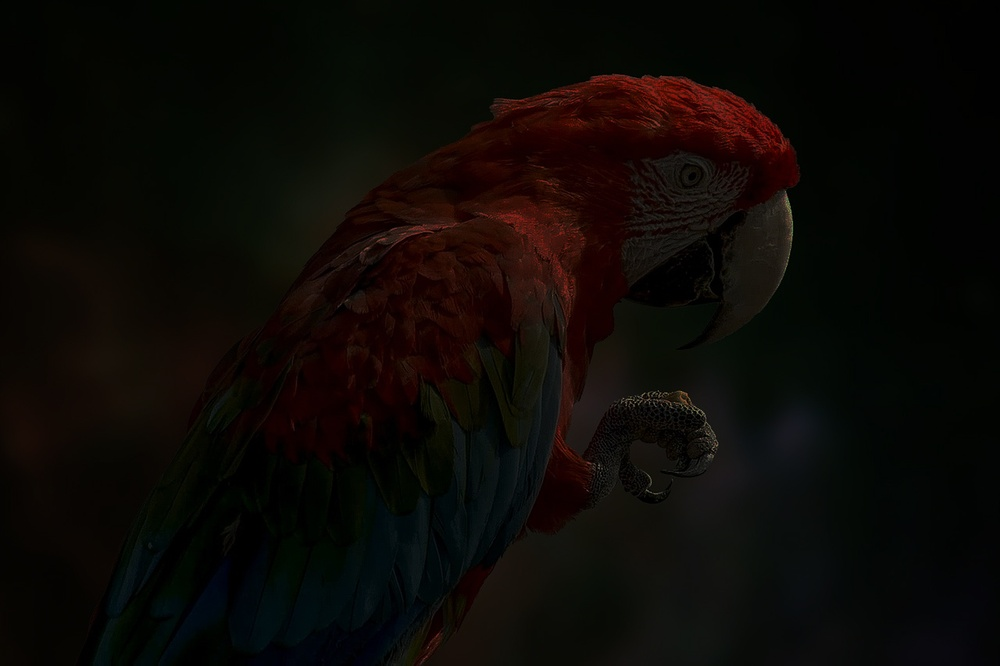
#> input picture Histogram-Equalization-Using-OpenCV-main/parrot.jpg, 1000 x 666 px, shrunk from 1280 x 853 before the run
$ jupyter execute Histogram.ipynb
#> lines starting #> are read from the running program, lines starting #| are printed output that depends on the picture
# Ex. No: 03
## Histogram Equalization Using OpenCV (Grayscale & Color Images)

**Name :** PRASIDHA A    **Reg. No :** 212224230204    **Slot No :** T2-J6

### Write a Python program using OpenCV to perform histogram equalization on the given grayscale image **"parrot.jpg"**.

The program should:

- Import the required libraries (**OpenCV, NumPy, Matplotlib**).
- Read the image **"parrot.jpg"** in **grayscale** format.
- Display the grayscale image and plot its histogram.
- Perform **histogram equalization** on the grayscale image using `cv2.equalizeHist()` to enhance its contrast.
- Using Matplotlib, display the following in a **2 × 2 grid layout**:
  - Original Grayscale Image
  - Histogram of Original Image
  - Enhanced (Equalized) Image
  - Histogram of Enhanced Image

[cell 1]
import cv2
import numpy as np
import matplotlib.pyplot as plt

[cell 2]
# Read the image in grayscale format
img_gray = cv2.imread('parrot.jpg', cv2.IMREAD_GRAYSCALE)
#> img_gray: shape (666, 1000); min 0, max 144, mean 9.7

[cell 3]
# Display the grayscale image.
plt.figure(figsize=(5,5))
plt.imshow(img_gray, cmap='gray')
plt.title("Original Grayscale Image")
plt.axis('off')
plt.show()

[cell 4]
# Plot the histogram of the grayscale image
plt.figure(figsize=(6,4))
plt.hist(img_gray.ravel(), bins=256, range=[0,256])
plt.title("Histogram of Original Grayscale Image")
plt.xlabel("Pixel Intensity")
plt.ylabel("Frequency")
plt.show()
#> figure, not shown here; tallest bar 73601 high, from x = 4 to 5

[cell 5]
# Perform histogram equalization
equalized_img = cv2.equalizeHist(img_gray)
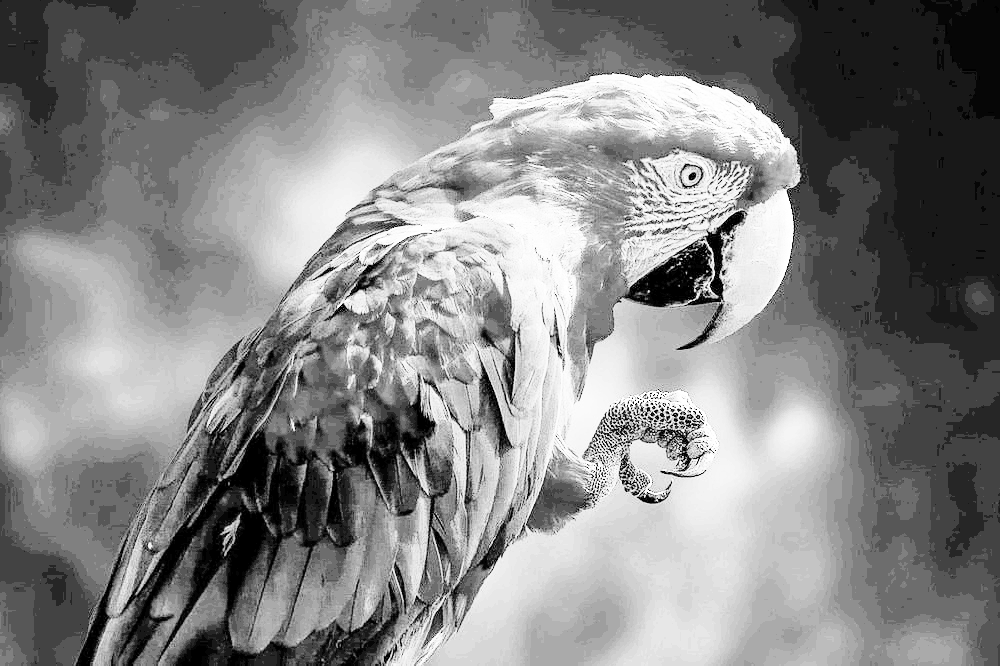
#> equalized_img: shape (666, 1000); min 0, max 255, mean 132.7

[cell 6]
# Display [1] the Original Image (Gray Image) and its Histogram, and [2] the Enhanced Image and its Histogram using a 2×2 layout in Matplotlib.
plt.figure(figsize=(12,10))

[cell 7]
# Original Grayscale Image
plt.subplot(2,2,1)
plt.imshow(img_gray, cmap='gray')
plt.title("Original Grayscale Image")
plt.axis('off')

[cell 8]
# Histogram of Original Image
plt.subplot(2,2,2)
plt.hist(img_gray.ravel(), bins=256, range=[0,256])
plt.title("Histogram of Original Image")
plt.xlabel("Pixel Intensity")
plt.ylabel("Frequency")
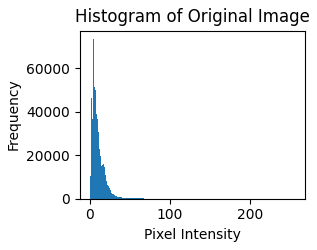
#> figure drawn by matplotlib, 1 panel; tallest bar 73601 high, from x = 4 to 5

[cell 9]
# Enhanced (Equalized) Image
plt.subplot(2,2,3)
plt.imshow(equalized_img, cmap='gray')
plt.title("Enhanced Equalized Image")
plt.axis('off')

[cell 10]
# Histogram of Enhanced Image
plt.subplot(2,2,4)
plt.hist(equalized_img.ravel(), bins=256, range=[0,256])
plt.title("Histogram of Enhanced Image")
plt.xlabel("Pixel Intensity")
plt.ylabel("Frequency")

plt.tight_layout()
plt.show()
#> figure, not shown here; tallest bar 73601 high, from x = 67 to 68

### Write a Python program using OpenCV to perform color image enhancement through histogram equalization in the HSV color space on the given image **"parrot.jpg"**.

The program should:

- Import the required libraries (**OpenCV, NumPy, Matplotlib**).
- Read the color image **"parrot.jpg"**.
- Plot the **histogram of the original color image** (use the **B, G, and R** channels).
- Convert the image from **BGR to HSV** color space.
- Apply **histogram equalization** to one specific channel to improve brightness and contrast using `cv2.equalizeHist()`.
- Convert the enhanced HSV image back to **BGR** format.
- Using Matplotlib, display the following in a **2 × 2 grid layout**:
  - Original Color Image
  - Histogram of Original Image (BGR channels)
  - Enhanced Color Image
  - Histogram of Enhanced Image (BGR channels)

[cell 11]
# Import required libraries

import cv2
import numpy as np
import matplotlib.pyplot as plt

[cell 12]
# Read the colorgiven parrot.jpg image.

img = cv2.imread('parrot.jpg')
#> img is the input picture: shape (666, 1000, 3); mean B, G, R 5.7, 9.1, 12.4

# Convert BGR to RGB for displaying in matplotlib
img_rgb = cv2.cvtColor(img, cv2.COLOR_BGR2RGB)

[cell 13]
# Plot the histogram of colour image

colors = ('b', 'g', 'r')

plt.figure(figsize=(6,4))

for i, color in enumerate(colors):
    hist = cv2.calcHist([img], [i], None, [256], [0,256])
    plt.plot(hist, color=color)

plt.title("Histogram of Original Color Image")
plt.xlabel("Pixel Intensity")
plt.ylabel("Frequency")

plt.show()
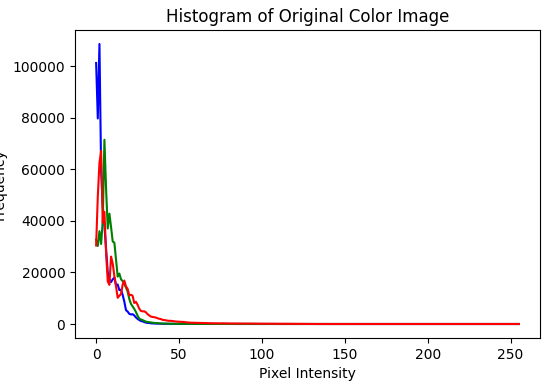
#> figure drawn by matplotlib, 1 panel; curve peaks at x = 2, y = 108608; curve peaks at x = 5, y = 71472; curve peaks at x = 3, y = 67111

[cell 14]
# Convert to HSV.

hsv = cv2.cvtColor(img, cv2.COLOR_BGR2HSV)
#> hsv: shape (666, 1000, 3); mean H, S, V 41.7, 165.8, 14.5

# Split HSV channels
h, s, v = cv2.split(hsv)
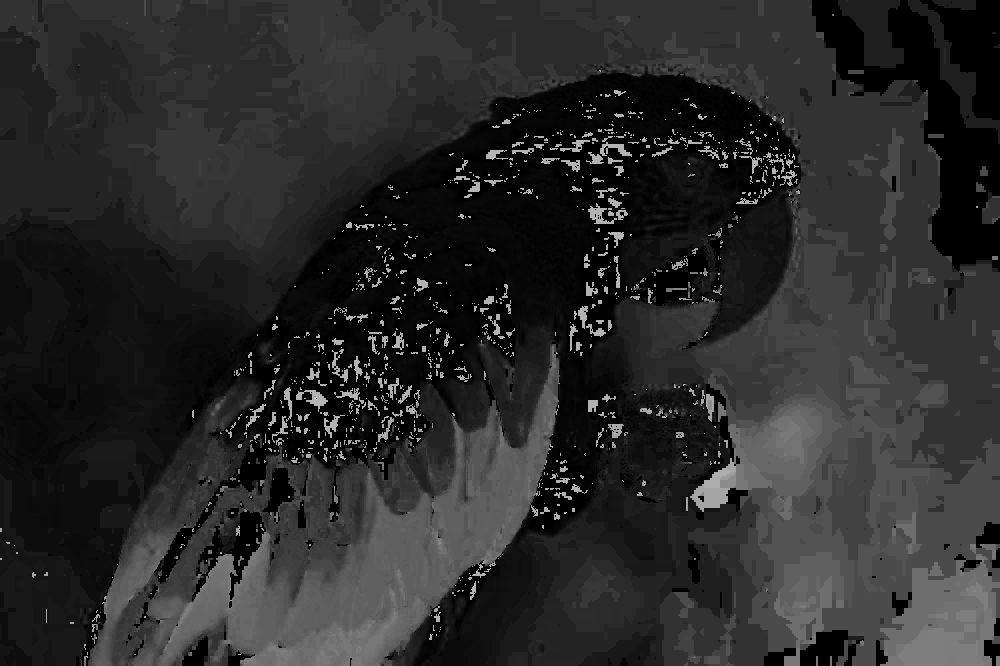
#> h: shape (666, 1000); min 0, max 179, mean 41.7
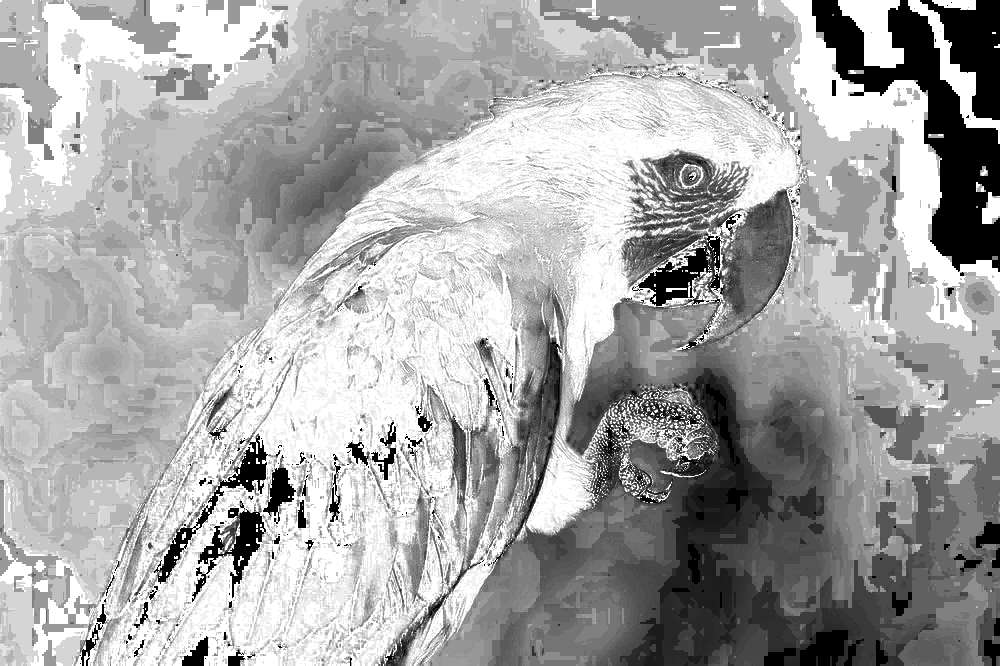
#> s: shape (666, 1000); min 0, max 255, mean 165.8

[cell 15]
# Perform histogram equalization

# Apply equalization on V channel
v_equalized = cv2.equalizeHist(v)
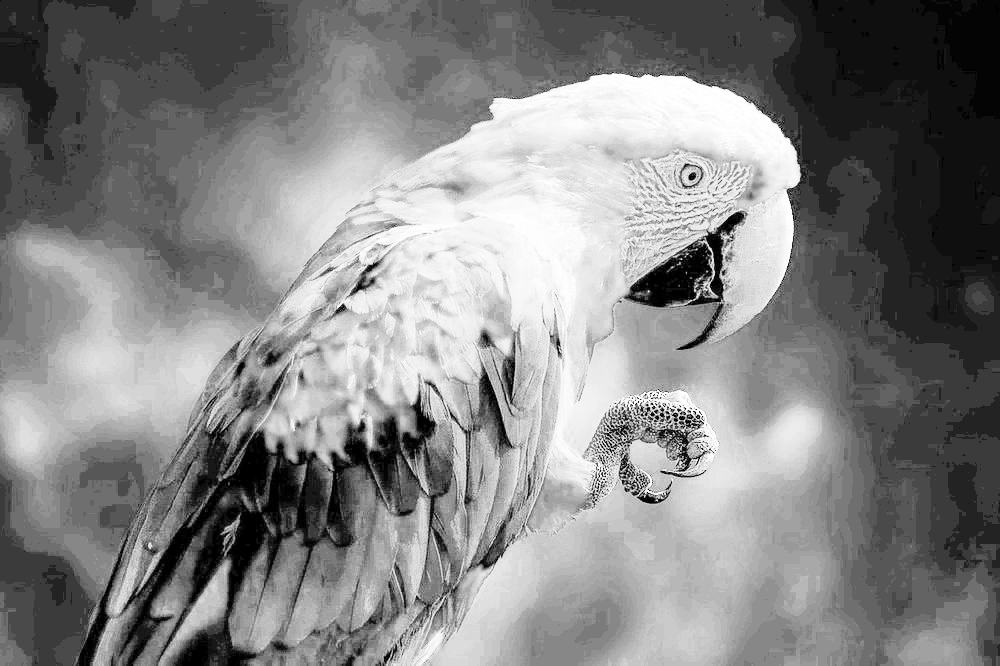
#> v_equalized: shape (666, 1000); min 0, max 255, mean 131.2

# Merge channels
hsv_equalized = cv2.merge((h, s, v_equalized))
#> hsv_equalized: shape (666, 1000, 3); mean H, S, V 41.7, 165.8, 131.2

[cell 16]
# Convert back to BGR format

enhanced_bgr = cv2.cvtColor(hsv_equalized, cv2.COLOR_HSV2BGR)
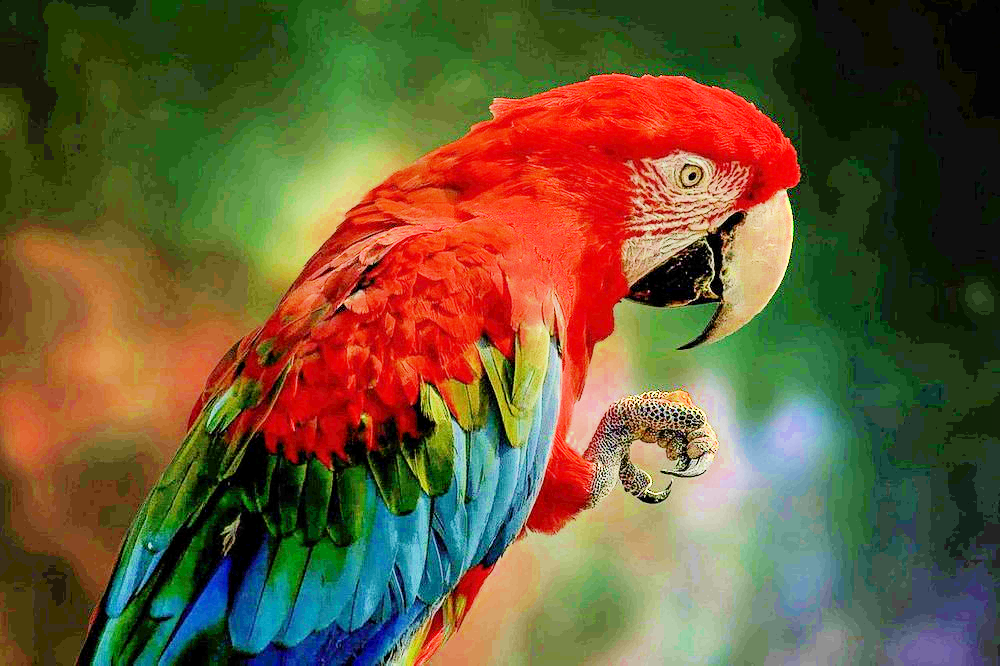
#> enhanced_bgr: shape (666, 1000, 3); mean B, G, R 55.7, 90.4, 106.6

# Convert BGR to RGB for display
enhanced_rgb = cv2.cvtColor(enhanced_bgr, cv2.COLOR_BGR2RGB)

[cell 17]
# Display

plt.figure(figsize=(12,10))

# Original Color Image
plt.subplot(2,2,1)
plt.imshow(img_rgb)
plt.title("Original Color Image")
plt.axis('off')

# Histogram of Original Image
plt.subplot(2,2,2)

for i, color in enumerate(colors):
    hist = cv2.calcHist([img], [i], None, [256], [0,256])
    plt.plot(hist, color=color)

plt.title("Histogram of Original Image")
plt.xlabel("Pixel Intensity")
plt.ylabel("Frequency")

# Enhanced Color Image
plt.subplot(2,2,3)
plt.imshow(enhanced_rgb)
plt.title("Enhanced Color Image")
plt.axis('off')

# Histogram of Enhanced Image
plt.subplot(2,2,4)

for i, color in enumerate(colors):
    hist = cv2.calcHist([enhanced_bgr], [i], None, [256], [0,256])
    plt.plot(hist, color=color)

plt.title("Histogram of Enhanced Image")
plt.xlabel("Pixel Intensity")
plt.ylabel("Frequency")

plt.tight_layout()
plt.show()
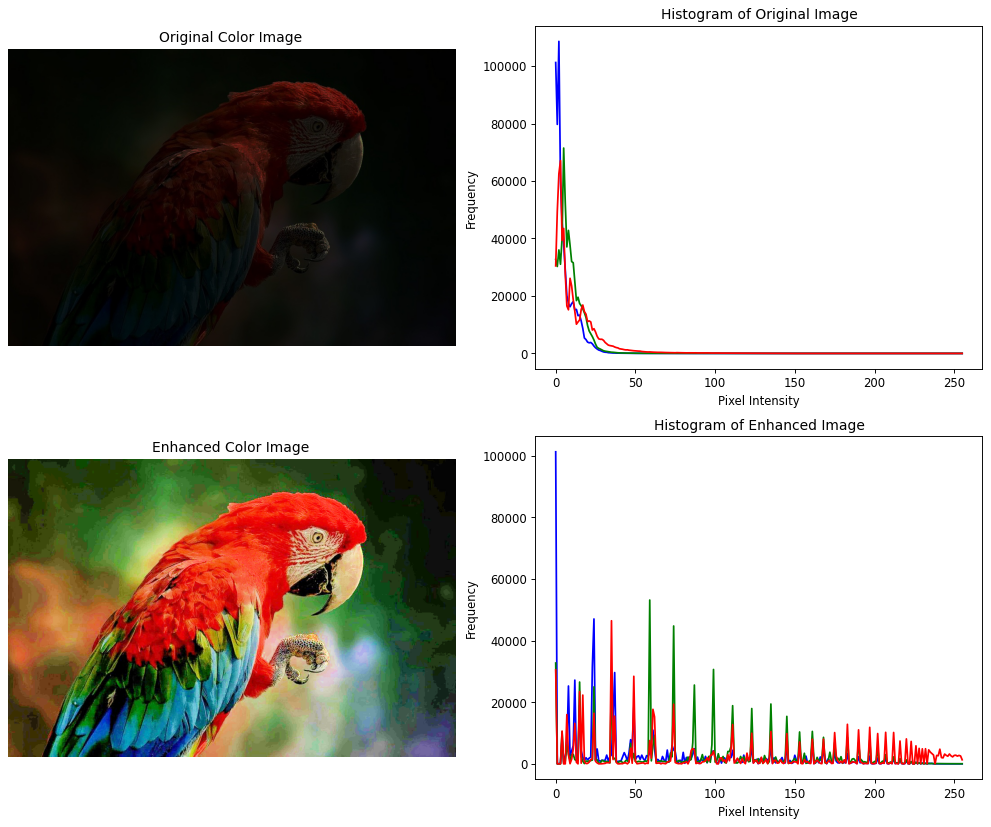
#> figure drawn by matplotlib, 4 panels; panel 2: curve peaks at x = 2, y = 108608; panel 2: curve peaks at x = 5, y = 71472; panel 2: curve peaks at x = 3, y = 67111; panel 4: curve peaks at x = 0, y = 101252
